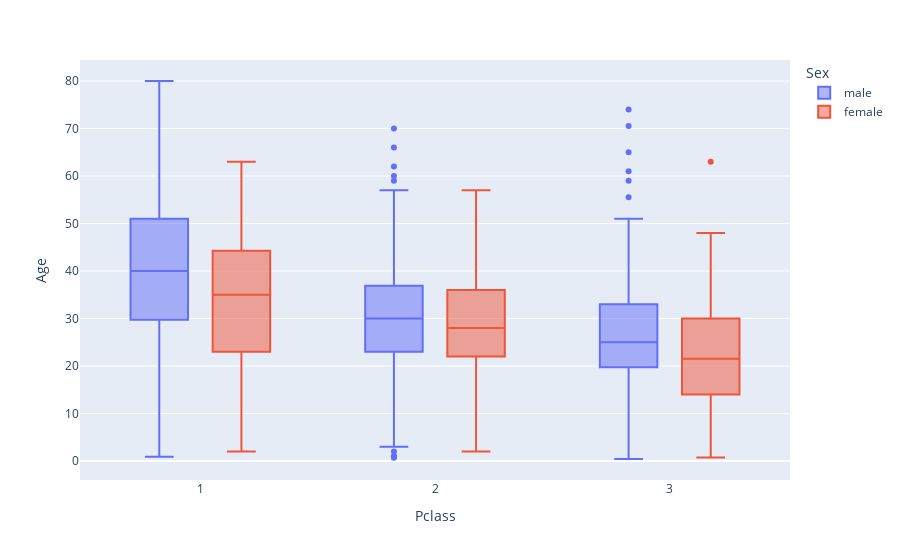

Notebook code for this chart:
### Code cell
px.box(x = 'Pclass', y = 'Age', data_frame= df, color='Sex')

### Figure 1 — Plotly figure (JSON) as saved in the notebook; plotly's stock layout.template omitted (floating-point values rounded to 4 significant figures; data arrays with more than 128 entries replaced by an {"elided": "..."} marker saying what was removed)
{"data": [{"alignmentgroup": "True", "hovertemplate": "Sex=male<br>Pclass=%{x}<br>Age=%{y}<extra></extra>", "legendgroup": "male", "marker": {"color": "#636efa"}, "name": "male", "notched": false, "offsetgroup": "male", "orientation": "v", "showlegend": true, "type": "box", "x": {"elided": "577 int values"}, "x0": " ", "xaxis": "x", "y": {"elided": "577 float values"}, "y0": " ", "yaxis": "y"}, {"alignmentgroup": "True", "hovertemplate": "Sex=female<br>Pclass=%{x}<br>Age=%{y}<extra></extra>", "legendgroup": "female", "marker": {"color": "#EF553B"}, "name": "female", "notched": false, "offsetgroup": "female", "orientation": "v", "showlegend": true, "type": "box", "x": {"elided": "314 int values"}, "x0": " ", "xaxis": "x", "y": {"elided": "314 float values"}, "y0": " ", "yaxis": "y"}], "layout": {"boxmode": "group", "legend": {"title": {"text": "Sex"}, "tracegroupgap": 0}, "margin": {"t": 60}, "xaxis": {"anchor": "y", "domain": [0, 1], "title": {"text": "Pclass"}}, "yaxis": {"anchor": "x", "domain": [0, 1], "title": {"text": "Age"}}}}
